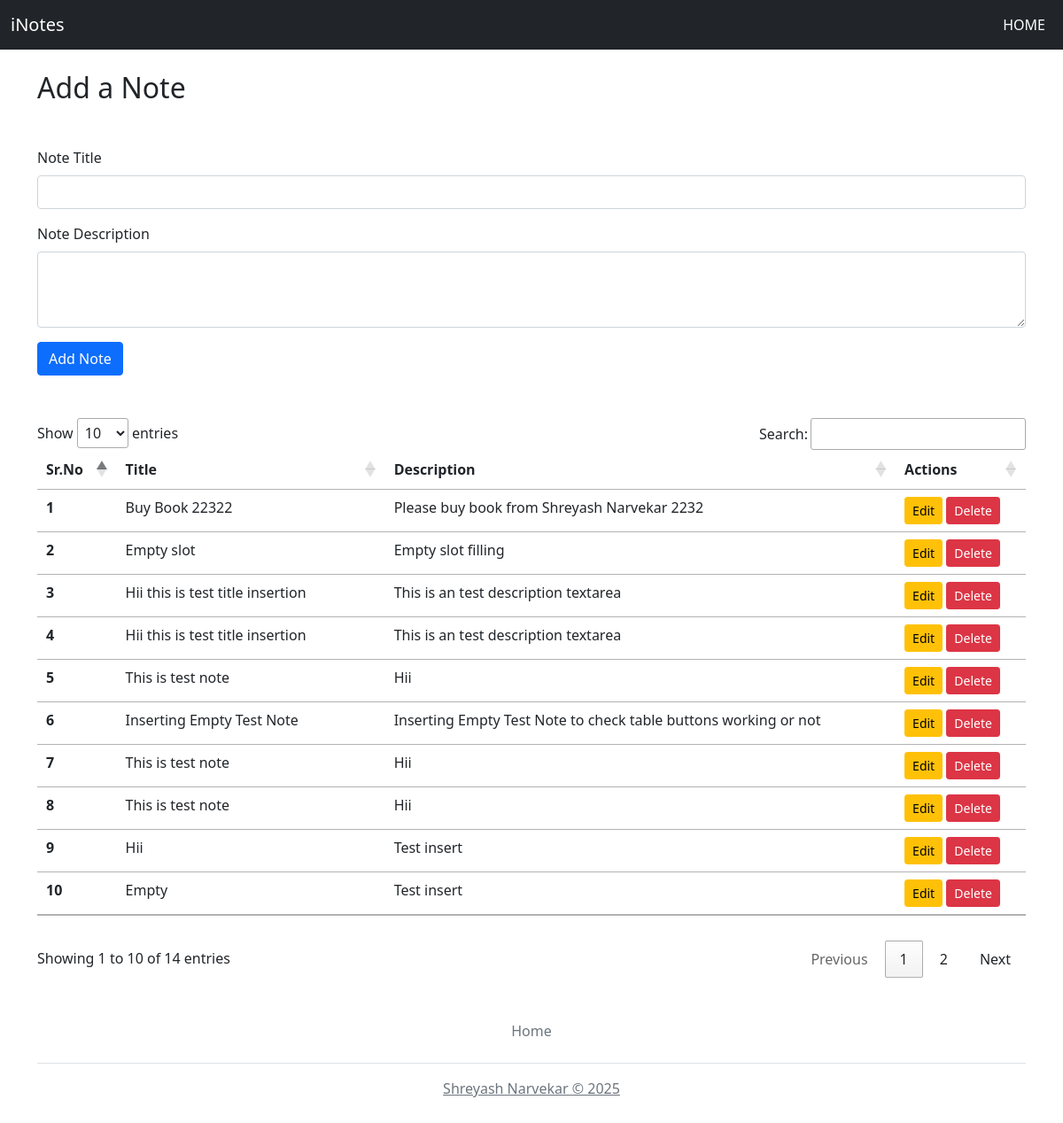
The page / on the database its author committed.
### tables this page shows
CREATE TABLE `notes` (
  `sno` int(11) NOT NULL,
  `title` varchar(50) NOT NULL,
  `description` text NOT NULL,
  `tstamp` datetime NOT NULL DEFAULT current_timestamp()
);

### index.php (the view, shortened to what this page needs)
<?php
include("connection.php");
?>
<!doctype html>
<html lang="en">
<head>
    <link href="https://cdn.jsdelivr.net/npm/bootstrap@5.1.3/dist/css/bootstrap.min.css" rel="stylesheet">
</head>
<body>
    <nav class="navbar navbar-expand-lg navbar-dark bg-dark">
        <div class="container-fluid">
            <a class="navbar-brand" href="index.php">iNotes</a>
            <div class="collapse navbar-collapse" id="navbarSupportedContent">
                <ul class="navbar-nav ms-auto mb-2 mb-lg-0">
                    <li class="nav-item">
                        <a class="nav-link active" aria-current="page" href="index.php">HOME</a>
                    </li>
            </div>
        </div>
    </nav>
    <div class="container my-4">
        <h2>Add a Note</h2>
        <form action="http://crudoperations.shreyash.great-site.net/" method="post" class="my-5">
            <div class="mb-3">
                <label for="title" class="form-label">Note Title</label>
                <input type="text" class="form-control" id="title" name="title" aria-describedby="emailHelp">
            </div>
            <div class="mb-3">
                <label for="desc" class="form-label">Note Description</label>
                <textarea class="form-control" id="description" name="description" rows="3"></textarea>
            </div>
            <button type="submit" class="btn btn-primary">Add Note</button>
        </form>
        <?php
        $sql = "SELECT * FROM `notes`";
        $result = mysqli_query($conn, $sql);
        $sno = 0;
        ?>
        <table class="table my-4" id="notetable">
            <thead>
                <tr>
                    <th scope="col">Sr.No</th>
                    <th scope="col">Title</th>
                    <th scope="col">Description</th>
                    <th scope="col">Actions</th>
                </tr>
            </thead>
            <tbody>
                <?php
                while ($row = mysqli_fetch_assoc($result)) {
                    $sno = $sno + 1;
                    echo
                    "<tr>
                        <th scope='row'>" . $sno . "</th>
                        <td>" . $row['title'] . "</td>
                        <td>" . $row['description'] . "</td>
                        <td> <button class='edit btn btn-sm btn-warning' id=" . $row['sno'] . ">Edit</button> <button class='delete btn btn-sm btn-danger' id=d" . $row['sno'] . ">Delete</button> </td>
                    </tr>";
                }
                ?>
            </tbody>
        </table>
    </div>
    <div class="container">
    <footer class="py-3 my-4">
      <ul class="nav justify-content-center border-bottom pb-3 mb-3">
        <li class="nav-item"><a href="index.php" class="nav-link px-2 text-muted">Home</a></li>
      </ul>
      <p class="text-center text-muted"><a href="https://www.instagram.com/shreyash_narvekar" target="_blank" class="text-muted">Shreyash Narvekar © 2025</a></p>
    </footer>
  </div>
    <link rel="stylesheet" type="text/css" href="https://cdn.datatables.net/1.12.1/css/jquery.dataTables.css">
</body>
</html>

### rows shown on the page
notes: title "Buy Book 22322", description "Please buy book from Shreyash Narvekar 2232"
notes: title "Empty slot", description "Empty slot filling"
notes: title "Hii this is test title insertion", description "This is an test description textarea"
notes: title "Hii this is test title insertion", description "This is an test description textarea"
notes: title "This is test note", description "Hii"
notes: title "Inserting Empty Test Note", description "Inserting Empty Test Note to check table buttons working or not"
notes: title "This is test note", description "Hii"
notes: title "This is test note", description "Hii"
notes: title "Hii", description "Test insert"
notes: title "Empty", description "Test insert"
